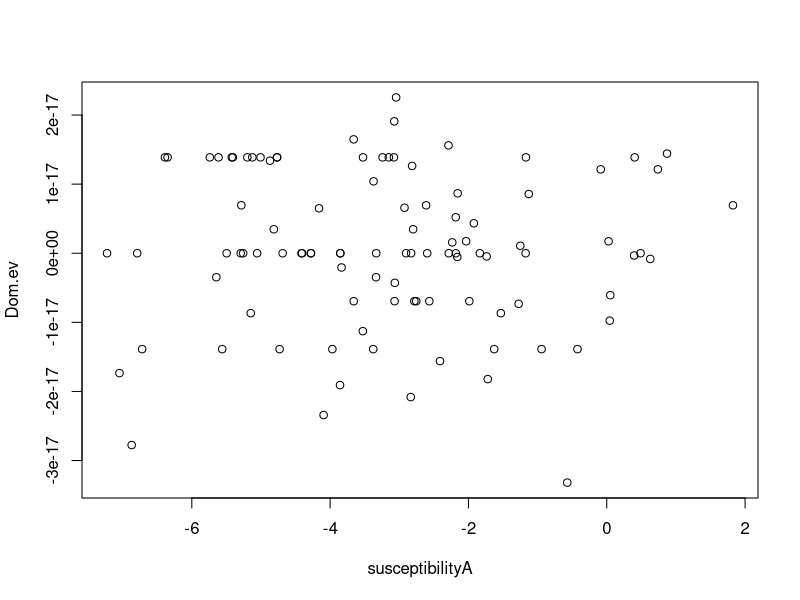

The R script that drew this image:
## 2P 2H model without competition

rm(list = ls())

fecA <- vector()
susA <- vector()
betaA <- vector() #since all beta's are same for a given pathogen, I need to store only one value
beta.MatA <- list()

fecB <- vector()
susB <- vector()
betaB <- vector()
beta.MatB <- list()

for(i in 1:100){
  fA <- rlnorm(1, -3 , 2)
  sA <- rlnorm(1, -3, 2) 
  fecA[i] <- fA  # storing the values outside the loop
  susA[i] <- sA
  betaA[i] <- fecA[i]*susA[i] #creating betas
  temp.A <- matrix(c(betaA[i], betaA[i]/2, betaA[i]/2, betaA[i]), nrow = 2, ncol = 2, byrow = T) # creating beta matrix
  beta.MatA[[i]] <- temp.A
  
  fB <- rlnorm(1, -3 , 2)
  sB <- rlnorm(1, -3, 2)
  fecB[i] <- fB  
  susB[i] <- sB
  betaB[i] <- fecB[i]*susB[i] #creating beta
  temp.B <- matrix(c(betaB[i], betaB[i]/2, betaB[i]/2, betaB[i]), nrow = 2, ncol = 2, byrow = T) # creating beta matrix
  beta.MatB[[i]] <- temp.B
  #storing the beta matrix for all trials in a list form for pathogen B
}  
  
#The beta matrix for pathogen A and pathogen B has been created. Each has 1000 trials.
#Each trial would create a matrix of 2x2 for each pathogen. They're stores in the form of 
#a list. Each element of list beta.mat is a trial beta matrix for that species.

# I am holding growth, and death rate constant at the moment.
  r <- matrix(c(r1 = 0.09, r2 = 0.1), nrow = 2, ncol = 1, byrow = T)
  vA <- c(vA1 = 1/8, vA2 = 1/7) #death due to infection by pathogen A - virulence 
  vB <- c(vB1 = 1/9, vB2 = 1/9) #death due to infection by pathogen A
  d <- c(d1 = 0.001, d2 = 0.001) # natural death
  delta <- matrix(c(vA[1]+vB[1]+d[1], vA[2]+ vB[2]+ d[2]),  nrow = 2, ncol = 1, byrow = T ) #totald death in the population
  
# I am not going to run the ODE function because I don't need to for stability analysis, 
#and it is taking a very long time to compile.

## Getting the equilibrium densities for 2P2H no comp dyn
I1.eq <- vector()
I2.eq <- vector() #Storing the equilibrium values. Some of these values are below 1.
S1.eq <- vector() #This can be used as a threshold for extinction.
S2.eq <- vector()  

Eigen <- list() #saving the jacobian matrix at each step
E.values <- list()
Dom.ev <- vector()

for(i in 1:length(beta.MatA)){
  betaA <- beta.MatA[[i]] #these are temp variables that store the matrix value for that loop
  betaB <- beta.MatB[[i]]
  
  I1.eq <- (r[1]*(betaA[2,2]+betaB[2,2]) - r[2]*(betaA[1,2]+betaB[1,2])) / ((betaA[1,1]+betaB[1,1])*(betaA[2,2]+betaB[2,2]) - (betaA[1,2]+betaB[1,2])*(betaA[2,1]+betaB[2,1]))
  I2.eq <- (r[2]*(betaA[1,1]+betaB[1,1]) - r[1]*(betaA[2,1]+betaB[2,1])) / ((betaA[1,1]+betaB[1,1])*(betaA[2,2]+betaB[2,2]) - (betaA[1,2]+betaB[1,2])*(betaA[2,1]+betaB[2,1]))
  S1.eq <- (delta[1] * I1.eq)/r[1]
  S2.eq[i] <- (delta[2] * I2.eq)/r[2]

  #Since the expression doesn't take non numeric entries, store each into a separate variable
betaA11 <- betaA[1,1]
betaA12 <- betaA[1,2]
betaA21 <- betaA[2,1]
betaA22 <- betaA[2,2]
betaB11 <- betaB[1,1]
betaB12 <- betaB[1,2]
betaB21 <- betaB[2,1]
betaB22 <- betaB[2,2]
r1 <- r[1]
r2 <- r[2]
d1 <- d[1]
d2 <- d[2]
vA1 <- vA[1]
vA2 <- vB[2]
vB1 <- vA[1]
vB2 <- vB[2]

S1 <- S1.eq
S2 <- S2.eq
I1 <- I1.eq
I2 <- I2.eq


dS1.dt <- expression(r1*S1 - S1*(betaA11*I1 + betaA12*I2) - S1*(betaB11*I1 + betaB12*I2))
par.dS1.S1 <- D(dS1.dt, 'S1')
par.dS1.S2 <- D(dS1.dt, 'S2')
par.dS1.I1 <- D(dS1.dt, 'I1')
par.dS1.I2 <- D(dS1.dt, 'I2')

dS2.dt <- expression(r2*S2 - S2*(betaA22*I2 + betaA21*I1) - S2*(betaB22*I2 + betaB21*I1))
par.dS2.S1 <- D(dS2.dt, 'S1')
par.dS2.S2 <- D(dS2.dt, 'S2')
par.dS2.I1 <- D(dS2.dt, 'I1')
par.dS2.I2 <- D(dS2.dt, 'I2')

dI1.dt <- expression(S1*(betaA11*I1 + betaA12*I2) + S1*(betaB11*I1 + betaB12*I2) - (d1 + vA1 + vB1)*I1)
par.dI1.S1 <- D(dI1.dt, 'S1')
par.dI1.S2 <- D(dI1.dt, 'S2')
par.dI1.I1 <- D(dI1.dt, 'I1')
par.dI1.I2 <- D(dI1.dt, 'I2')

dI2.dt <- expression(S2*(betaA22*I2 + betaA21*I1) + S2*(betaB22*I2 + betaB21*I1) - (d2 + vA2 + vB2)*I2)
par.dI2.S1 <- D(dI2.dt, 'S1')
par.dI2.S2 <- D(dI2.dt, 'S2')
par.dI2.I1 <- D(dI2.dt, 'I1')
par.dI2.I2 <- D(dI2.dt, 'I2')

## Getting the Jacobian for the community for this trial of beta = fxs 
#for the community interaction

J <- expression(matrix(c(eval(par.dS1.S1), eval(par.dS1.S2), eval(par.dS1.I1), eval(par.dS1.I2),
                         eval(par.dS2.S1), eval(par.dS2.S2), eval(par.dS2.I1), eval(par.dS2.I2),
                         eval(par.dI1.S1), eval(par.dI1.S2), eval(par.dI1.I1), eval(par.dI1.I2),
                         eval(par.dI2.S1), eval(par.dI2.S2), eval(par.dI2.I1), eval(par.dI2.I2)),                                                                        
                       nrow = 2, ncol = 2))
# doesn't make sense to store the Jacobian outside the loop because it is just an expression

eigenStable <- eigen(eval(J))  
ev <- eigenStable[['values']]
Eigen[[i]] <- eigenStable
E.values[[i]] <- ev
Dom.ev[i] <- max(E.values[[i]])
}

fecundityA <- log(fecA)
susceptibilityA <- log(susA)
plot(susceptibilityA, Dom.ev)
fecundityB <- log(fecB)
susceptibilityB <- log(susB)
